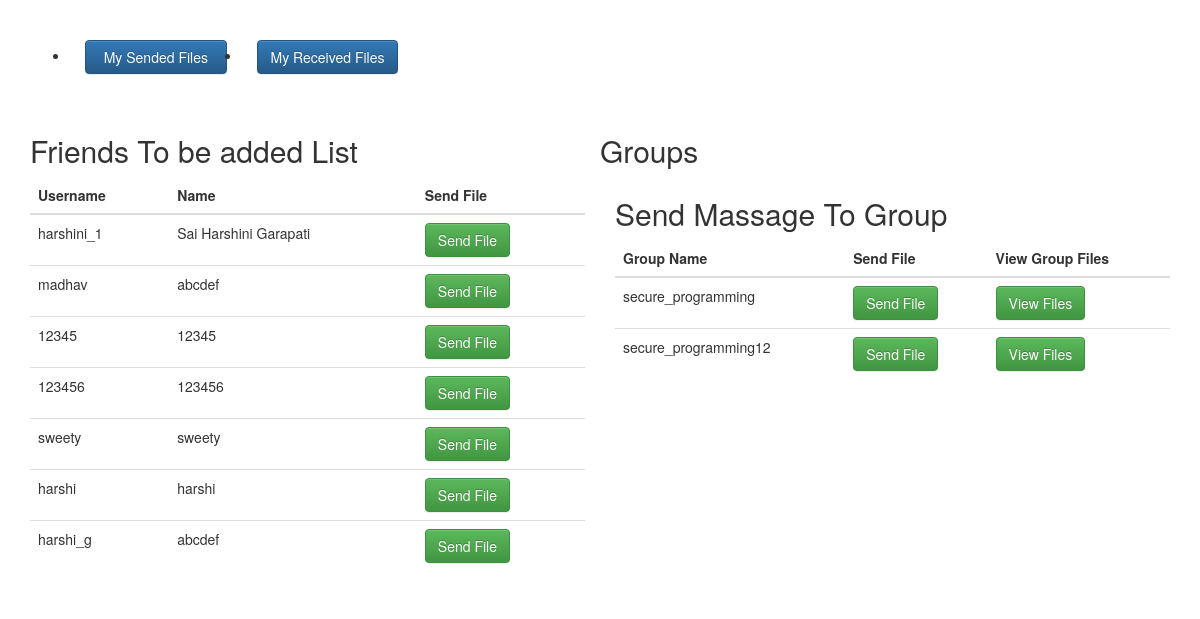
/dashboard, run on the app's committed database.
### tables this page shows
CREATE TABLE user (id VARCHAR(255) PRIMARY KEY,username Text, name TEXT,password Text,activate Boolean);

CREATE TABLE groups (id VARCHAR(255) PRIMARY KEY, name TEXT);

### app.py (the view)
@app.route("/dashboard")
def dashboard():
    userID = request.cookies.get('userID')
    query= f"select * from user where id !='{userID}' and activate=1"
    conn = sqlite3.connect('user.db')
    cur = conn.cursor()
    cur.execute(query)
    rows1 = cur.fetchall()
    query= f"select * from groups"
    cur.execute(query)
    rows2 = cur.fetchall()
    data = {}
    data['rows1'] = rows1
    data['rows2'] = rows2
    conn.commit()
    conn.close()
    return render_template("dashboard.html",users=data)

### templates/dashboard.html (shortened to what this page needs)
<!DOCTYPE html>
<html lang="en">
<head>
    <link rel="stylesheet" href="https://cdnjs.cloudflare.com/ajax/libs/meyer-reset/2.0/reset.min.css">
    <link rel="stylesheet" href="https://maxcdn.bootstrapcdn.com/bootstrap/3.3.7/css/bootstrap.min.css">
    <link rel="stylesheet" href="https://maxcdn.bootstrapcdn.com/bootstrap/3.3.7/css/bootstrap-theme.min.css">
</head>
<body>
    <div class="container">
        <div class="row" style="margin-top: 40px">
            <div class="col-sm-6">
                <ul>
                    <li class="col-md-4"><a href="/my_files/sent" class="btn form-control btn-primary">My Sended Files</a></li>
                    <li class="col-md-4"><a href="/my_files/received" class="btn form-control btn-primary">My Received Files</a></li>
                </ul>
            </div>
        </div>
        <div class="row" style="margin-top: 40px">
            <div class="col-md-6">
                <h2>Friends To be added List</h2>
                <table class="table table-dark table-hover">
                    <thead>
                        <th>
                            Username
                        </th>
                        <th>
                            Name
                        </th>
                        <th>
                            Send File
                        </th>
                    </thead>
                    <tbody>
                            {% for user in users['rows1'] %}
                        <tr>
                                <td>
                                       {{ user[1] }}
                                </td>
                                <td>
                                        {{ user[2] }}
                                </td>
                                <td>
                                    <a href="{{ url_for('send_files',user_id=user[0]) }}" class="btn btn-success">Send File</a>
                                </td>
                        </tr>
                        {% endfor %}
                    </tbody>
                </table>
            </div>
            <h2>Groups</h2>
            <div class="col-md-6">
                <h2>Send Massage To Group</h2>
                <table class="table table-dark table-hover">
                    <thead>
                        <th>
                            Group Name
                        </th>
                        <th>
                            Send File
                        </th>
                        <th>
                            View Group Files
                        </th>
                    </thead>
                    <tbody>
                    {% for user in users['rows2'] %}
                        <tr>
                                <td>
                                       {{ user[1] }}
                                </td>
                                <td>
                                <a href="{{ url_for('send_files_to_group',group_id=user[0]) }}" class="btn btn-success">Send File</a>
                                </td>
                                <td>
                                <a href="{{ url_for('view_group_files',group_id=user[0]) }}" class="btn btn-success">View Files</a>
                                </td>
                        </tr>
                        {% endfor %}
                    </tbody>
                </table>
            </div>
        </div>
    </div>
</body>
</html>

### data on the page
user: username "harshini_1", name "Sai Harshini Garapati"
user: username "madhav", name "abcdef"
user: username "12345", name "12345"
user: username "123456", name "123456"
user: username "sweety", name "sweety"
user: username "harshi", name "harshi"
user: username "harshi_g", name "abcdef"
groups: name "secure_programming"
groups: name "secure_programming12"
